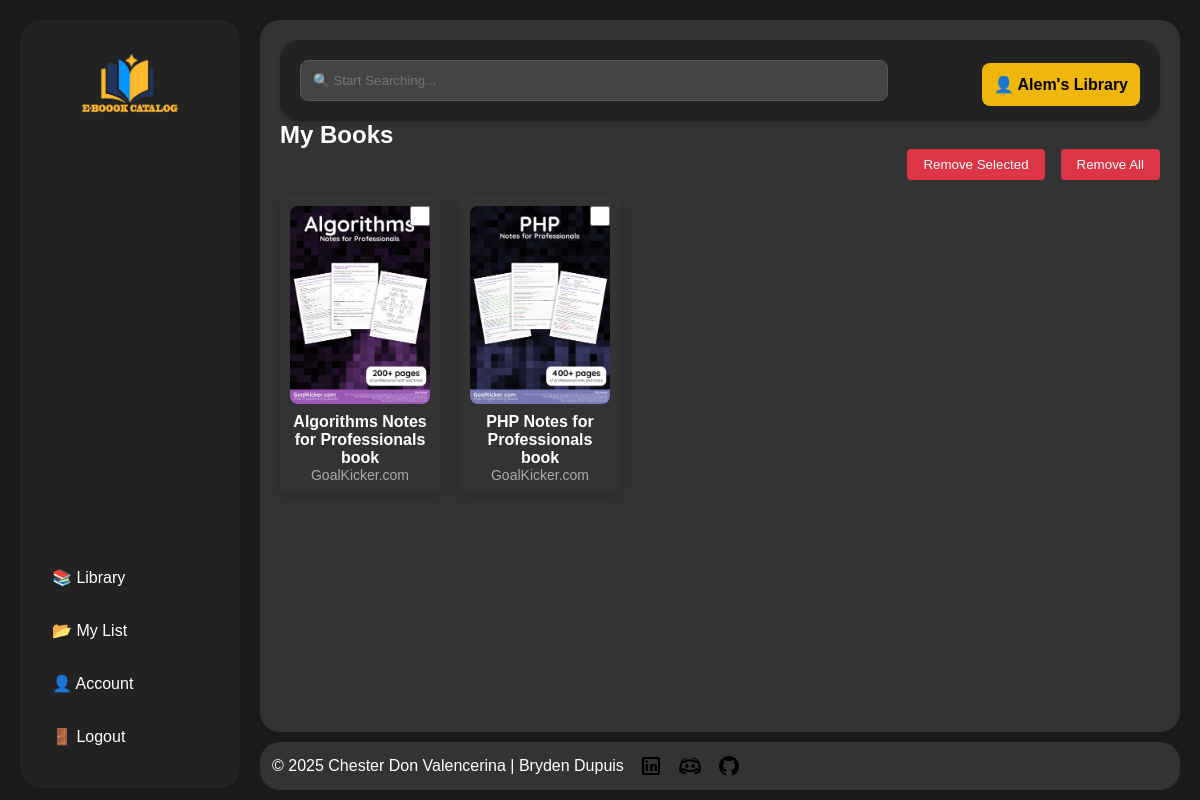
Page /client/my-list.php (signed in) on the committed database.
### tables this page shows
CREATE TABLE `user_list` (
  `id` int(11) NOT NULL,
  `user_id` int(11) NOT NULL,
  `book_id` int(11) NOT NULL
);

CREATE TABLE `books` (
  `book_id` int(11) NOT NULL,
  `title` varchar(255) NOT NULL,
  `author` varchar(255) NOT NULL,
  `isbn` varchar(17) NOT NULL,
  `description` text DEFAULT NULL,
  `publication_year` year(4) NOT NULL,
  `category_id` int(11) NOT NULL,
  `quantity` int(11) NOT NULL DEFAULT 1,
  `cover_image` varchar(255) DEFAULT NULL,
  `url` varchar(255) NOT NULL,
  `date_added` datetime NOT NULL DEFAULT current_timestamp()
);

### conn.php (called while the page is built, shortened)
<?php
class Book
{
    private $conn;
    public function __construct()
    {
        try {
            $this->conn = new mysqli(SERVER, USER, PASSWORD, DB);
            $this->conn->set_charset("utf8mb4");
        } catch (mysqli_sql_exception $e) {
            die("Database connection failed: " . $e->getMessage());
        }
    }
    public function getUserList($userId)
    {
        $stmt = $this->conn->prepare("
            SELECT ul.id, b.book_id, b.title, b.author, b.cover_image
            FROM user_list ul
            JOIN books b ON ul.book_id = b.book_id
            WHERE ul.user_id = ?
        ");
        $stmt->bind_param("i", $userId);
        $stmt->execute();
        $result = $stmt->get_result();
        return $result->fetch_all(MYSQLI_ASSOC);
    }
}

### client/my-list.php (the view, shortened to what this page needs)
<?php
include "../conn.php";
$book = new Book();
$fetchUserList = $book->getUserList($_SESSION['user_id']);
?>
<!DOCTYPE html>
<html lang="en">
<head>
    <link rel="stylesheet" href="../style/style.css">
</head>
<body class="client">
    <div class="sidebarclient">
        <a href="./catalog.php"><img src="../img/logo.png" class="logo" alt=""></a>
        <nav>
            <a href="catalog.php">📚 Library</a>
            <a href="my-list.php">📂 My List</a>
            <a href="account.php">👤 Account</a>
            <a href="../logout.php">🚪 Logout</a>
        </nav>
    </div>
    <main class="main-content">
        <header class="client">
            <input type="text" class="search-bar-client" id="getName" placeholder="🔍 Start Searching...">
            <div class="user-info"><a href="catalog.php">👤 <?php echo ucfirst($_SESSION['username']) ?>'s Library</a></div>
        </header>
        <div class="filters">
            <h2>My Books</h2>
        </div>
        <form method="post" action="server/process-remove.php" class="list-controls">
            <div class="list-actions">
                <button type="submit" name="remove_selected" class="btn-danger">Remove Selected</button>
                <button type="submit" name="remove_all" class="btn-danger"
                    onclick="return confirm('Are you sure you want to remove ALL books?')">
                    Remove All
                </button>
            </div>
            <div class="book-grid">
                <?php foreach ($fetchUserList as $b): ?>
                    <div class="list-item">
                        <input type="checkbox" name="selected_books[]" value="<?= $b['id'] ?>" class="list-checkbox">
                        <a href="book.php?id=<?= $b['book_id'] ?>" class="book-card-list">
                            <img src="../admin/<?= $b['cover_image'] ?>" alt="Book Cover">
                            <p class="title"><?= $b['title'] ?></p>
                            <p class="author"><?= $b['author'] ?></p>
                        </a>
                    </div>
                <?php endforeach; ?>
            </div>
        </form>
    </main>
    <footer>
        <label>&copy; 2025 Chester Don Valencerina | Bryden Dupuis</label>
        <a href="https://www.linkedin.com/" target="_blank"><img src="../img/linkedin icon.png" alt="linkedin"></a>
        <a href="https://discord.com/" target="_blank"><img src="../img/discord icon.png" alt="discord"></a>
        <a href="https://github.com/" target="_blank"><img src="../img/github icon.png" alt="github"></a>
    </footer>
</body>
</html>

### style/style.css (style rules this page uses)
* { margin: 0; padding: 0; box-sizing: border-box; font-family: sans-serif; }
.logo { width: 100px; }
main { flex: 1; display: flex; flex-direction: column; }
.title { margin-top: 5px; }
.list-controls { position: relative; }
.list-actions { margin-bottom: 1rem; display: flex; justify-content: flex-end; gap: 1rem; }
.btn-danger { background: #dc3545; color: white; padding: 0.5rem 1rem; border: none; border-radius: 4px; cursor: pointer; }
.list-item { position: relative; color: white; padding: 10px; text-align: center; border-radius: 8px; transition: 0.3s; box-shadow: 0 4px 15px rgba(0, 0, 0, 0.2); }
.list-checkbox { position: absolute; top: 10px; right: 10px; z-index: 3; width: 20px; height: 20px; }
body.client { font-family: Arial, sans-serif; margin: 0; padding: 0; background-color: #1a1a1a; color: white; display: flex; flex-direction: column; min-height: 100vh; }
.sidebarclient { display: flex; flex-direction: column; justify-content: space-between; margin: 20px 0 0 20px; width: 220px; background-color: #222; color: white; height: 96vh; padding: 20px; position: fixed; border-radius: 20px; }
.sidebarclient nav a { display: block; color: white; text-decoration: none; padding: 12px; margin: 10px 0; border-radius: 5px; font-size: 16px; transition: background-color 0.3s ease; }
.main-content { flex: 1; padding: 20px; margin-left: 260px; margin: 20px 20px 10px 260px; border-radius: 20px; background-color: #333; color: white; }
header.client { display: flex; justify-content: space-between; align-items: center; padding: 15px 20px; border-radius: 20px; background: #222; box-shadow: 0px 2px 5px rgba(0,0,0,0.2); }
.search-bar-client { width: 70%; padding: 12px; border-radius: 8px; border: 1px solid #555; background-color: #444; color: white; }
.user-info { background-color: #efb60b; margin-top: 8px; padding: 12px; border-radius: 8px; color: black; font-weight: 700; }
.user-info a { text-decoration: none; transition: 0.3s; color: black; }
.filters { display: flex; justify-content: space-between; align-items: center; }
.book-grid { display: grid; grid-template-columns: repeat(auto-fill, minmax(150px, 1fr)); gap: 20px; }
.book-card-list { text-decoration: none; color: white; }
.book-card-list img { width: 100%; border-radius: 8px; }
.title { font-weight: bold; }
.author { font-size: 14px; color: #aaa; }
.client footer { display: flex; align-items: center; gap: 15px; margin: 0 20px 10px 260px; padding: 12px; border-radius: 20px; background-color: #333; }
.client footer a { width: 24px; transition: 0.3s; height: 24px; }
.sidebarclient a { margin: 0 auto; }

### rows in the picture
user_list: book.cover_image (picture), book.title "Algorithms Notes for Professionals book", book.author "GoalKicker.com"
user_list: book.cover_image (picture), book.title "PHP Notes for Professionals book", book.author "GoalKicker.com"

### other values in the picture
$_SESSION['username'] "Alem"
